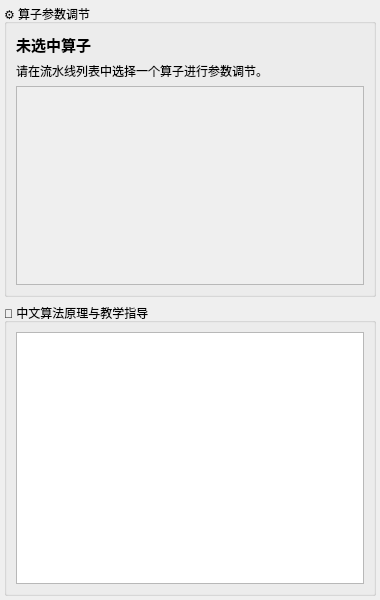
<?xml version="1.0" encoding="UTF-8"?>
<ui version="4.0">
 <class>PropertyPanel</class>
 <widget class="QWidget" name="PropertyPanel">
  <property name="geometry">
   <rect>
    <x>0</x>
    <y>0</y>
    <width>380</width>
    <height>600</height>
   </rect>
  </property>
  <property name="windowTitle">
   <string>参数调节与原理教学</string>
  </property>
  <layout class="QVBoxLayout" name="verticalLayout">
   <property name="leftMargin">
    <number>4</number>
   </property>
   <property name="topMargin">
    <number>4</number>
   </property>
   <property name="rightMargin">
    <number>4</number>
   </property>
   <property name="bottomMargin">
    <number>4</number>
   </property>
   <item>
    <widget class="QGroupBox" name="groupParams">
     <property name="title">
      <string>⚙️ 算子参数调节</string>
     </property>
     <layout class="QVBoxLayout" name="verticalLayout_2">
      <item>
       <widget class="QLabel" name="lblOpTitle">
        <property name="font">
         <font>
          <pointsize>11</pointsize>
          <bold>true</bold>
         </font>
        </property>
        <property name="text">
         <string>未选中算子</string>
        </property>
       </widget>
      </item>
      <item>
       <widget class="QLabel" name="lblOpDesc">
        <property name="text">
         <string>请在流水线列表中选择一个算子进行参数调节。</string>
        </property>
        <property name="wordWrap">
         <bool>true</bool>
        </property>
       </widget>
      </item>
      <item>
       <widget class="QScrollArea" name="scrollArea">
        <property name="widgetResizable">
         <bool>true</bool>
        </property>
        <widget class="QWidget" name="scrollAreaWidgetContents">
         <property name="geometry">
          <rect>
           <x>0</x>
           <y>0</y>
           <width>352</width>
           <height>250</height>
          </rect>
         </property>
         <layout class="QVBoxLayout" name="dynamicParamsLayout"/>
        </widget>
       </widget>
      </item>
     </layout>
    </widget>
   </item>
   <item>
    <widget class="QGroupBox" name="groupDoc">
     <property name="title">
      <string>📖 中文算法原理与教学指导</string>
     </property>
     <layout class="QVBoxLayout" name="verticalLayout_3">
      <item>
       <widget class="QTextBrowser" name="textDoc">
        <property name="openExternalLinks">
         <bool>true</bool>
        </property>
       </widget>
      </item>
     </layout>
    </widget>
   </item>
  </layout>
 </widget>
 <resources/>
 <connections/>
</ui>
